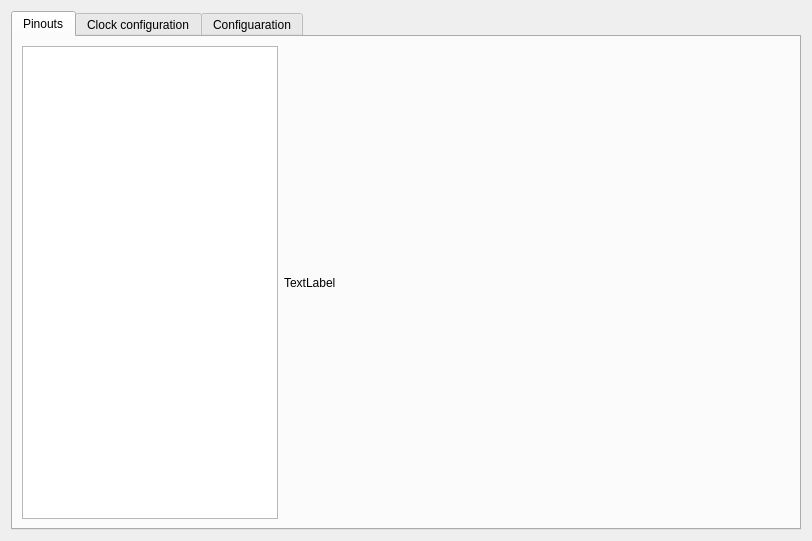
<?xml version="1.0" encoding="UTF-8"?>
<ui version="4.0">
 <class>MCUConfiguration</class>
 <widget class="QWidget" name="MCUConfiguration">
  <property name="geometry">
   <rect>
    <x>0</x>
    <y>0</y>
    <width>812</width>
    <height>541</height>
   </rect>
  </property>
  <property name="windowTitle">
   <string>Form</string>
  </property>
  <layout class="QHBoxLayout" name="horizontalLayout">
   <item>
    <widget class="QTabWidget" name="tabWidget">
     <property name="currentIndex">
      <number>0</number>
     </property>
     <widget class="QWidget" name="tab_Pinout">
      <attribute name="title">
       <string>Pinouts</string>
      </attribute>
      <layout class="QHBoxLayout" name="horizontalLayout_2">
       <item>
        <widget class="QTreeView" name="treeView">
         <property name="sizePolicy">
          <sizepolicy hsizetype="Fixed" vsizetype="Expanding">
           <horstretch>0</horstretch>
           <verstretch>0</verstretch>
          </sizepolicy>
         </property>
         <property name="frameShape">
          <enum>QFrame::StyledPanel</enum>
         </property>
         <property name="editTriggers">
          <set>QAbstractItemView::NoEditTriggers</set>
         </property>
         <property name="selectionMode">
          <enum>QAbstractItemView::NoSelection</enum>
         </property>
         <property name="selectionBehavior">
          <enum>QAbstractItemView::SelectItems</enum>
         </property>
        </widget>
       </item>
       <item>
        <widget class="QLabel" name="label">
         <property name="text">
          <string>TextLabel</string>
         </property>
        </widget>
       </item>
      </layout>
     </widget>
     <widget class="QWidget" name="tab_Clock">
      <attribute name="title">
       <string>Clock configuration</string>
      </attribute>
     </widget>
     <widget class="QWidget" name="tab_Configuration">
      <attribute name="title">
       <string>Configuaration</string>
      </attribute>
     </widget>
    </widget>
   </item>
  </layout>
 </widget>
 <resources/>
 <connections/>
</ui>
